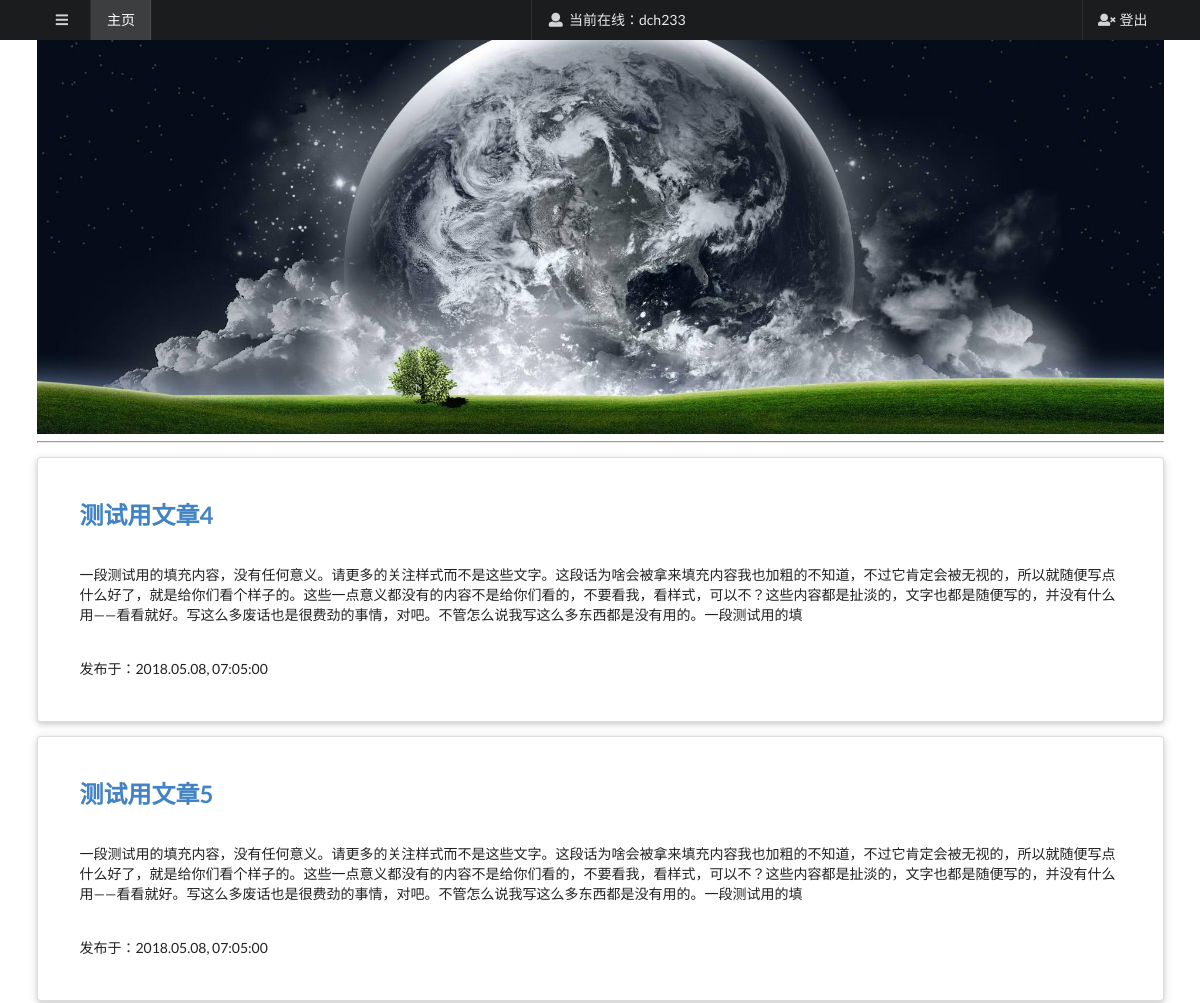
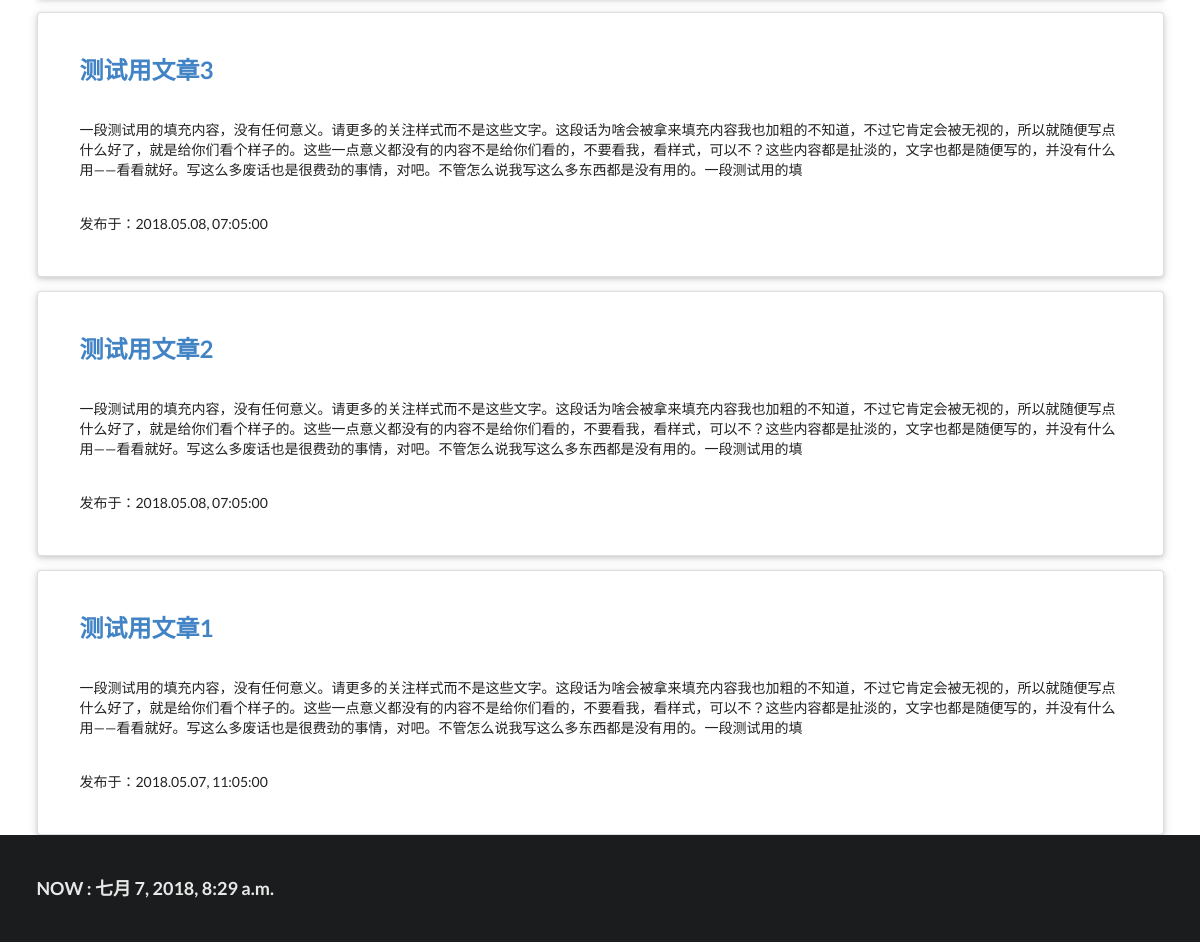
The app's page / (signed in) with its own data (2 pictures, top to bottom).
### mainsite/models.py (models this page shows, shortened)
class Post(models.Model):
    title = models.CharField(max_length=200)
    slug = models.CharField(max_length=200)
    body = models.TextField()
    pub_date = models.DateTimeField(default=timezone.now)
    class Meta:
        ordering = ('-pub_date',)

### mainsite/views.py (the view)
# urls.py: path('', homepage),
def homepage(request):
    if request.session.get('is_login', None):
        template = get_template('index.html')
        posts = Post.objects.all()
        now = datetime.now()
        html = template.render(locals())
        return HttpResponse(html)
    else:
        return redirect('/login/')

### templates/index.html (shortened to what this page needs)
{% extends 'base.html' %}
{% block content %}
  <div class="ui container">
    <hr>
    {% for post in posts %}
      <div class="ui very padded raised container segment">
        <h2>
          <a href="/post/{{post.slug}}">{{post.title}}</a>
        </h2>
        <br>
        <p>
          {{post.body|truncatechars:200}}
        </p>
        <br>
        <p>
          发布于：{{post.pub_date | date:"Y.m.d, h:m:s"}}
        </p>
      </div>
    {% endfor %}
  </div>
{% endblock %}

### templates/base.html (shortened to what this page needs)
<!DOCTYPE html>
{% load staticfiles %}
<html>
<head>
    <link rel="stylesheet" href="https://cdnjs.cloudflare.com/ajax/libs/semantic-ui/2.3.1/semantic.min.css" />
</head>
<body>
	{% include 'header.html' %}
	{% block content %} {% endblock %}
	{% include 'footer.html' %}
</body>
</html>

### templates/header.html (shortened to what this page needs)
    <div class="ui top hidden fixed inverted menu">
      <div class="ui container">
        <a class="toc item" onclick="toggle()">
          <i class="sidebar icon">
          </i>
        </a>
        <a class="active item" href="/">主页</a>
        {% if request.session.is_login %}
          <a href="#" class="item right"><i class="user icon"></i>当前在线：{{ request.session.user_name }}</a>
          <a href="/logout" class="item right"><i class="remove user icon"></i>登出</a>
        {% else %}
          <a href="/login" class="item right"><i class="add user icon"></i>登录</a>
          <a href="/register" class="item right"><i class="add user icon"></i>注册</a>
        {% endif %}
      </div>
    </div>
    <div class="ui container">
      <div class="ui fluid image">
        <img src=" /static/image/banner.jpg">
      </div>
    </div>

### templates/footer.html
{% block footer %}
    <div class="ui vertical very padded inverted segment">
		<div class="ui container">
  			<h3>NOW : {{now}}</h3>
		</div>
    </div>
{% endblock %}

### records on screen
Post: title "测试用文章4", body "一段测试用的填充内容，没有任何意义。请更多的关注样式而不是这些文字。这段话为啥会被拿来填充内容我也加粗的不知道，不过它肯定会被无视的，所以就随便写点什么好了，就是给你们看个样子的。这些一点意义都没有的内容不是给你们看的，不要看我，看样式，可以不？这些内容都是扯淡的，文字也都是随便写的，并没有什么用——看看就好。写这么多废话也是很费劲的事情，对吧。不管怎么说我写这么多东西都是没有用的。一段测试用的填", pub_date "2018.05.08, 07:05:00"
Post: title "测试用文章5", body "一段测试用的填充内容，没有任何意义。请更多的关注样式而不是这些文字。这段话为啥会被拿来填充内容我也加粗的不知道，不过它肯定会被无视的，所以就随便写点什么好了，就是给你们看个样子的。这些一点意义都没有的内容不是给你们看的，不要看我，看样式，可以不？这些内容都是扯淡的，文字也都是随便写的，并没有什么用——看看就好。写这么多废话也是很费劲的事情，对吧。不管怎么说我写这么多东西都是没有用的。一段测试用的填", pub_date "2018.05.08, 07:05:00"
Post: title "测试用文章3", body "一段测试用的填充内容，没有任何意义。请更多的关注样式而不是这些文字。这段话为啥会被拿来填充内容我也加粗的不知道，不过它肯定会被无视的，所以就随便写点什么好了，就是给你们看个样子的。这些一点意义都没有的内容不是给你们看的，不要看我，看样式，可以不？这些内容都是扯淡的，文字也都是随便写的，并没有什么用——看看就好。写这么多废话也是很费劲的事情，对吧。不管怎么说我写这么多东西都是没有用的。一段测试用的填", pub_date "2018.05.08, 07:05:00"
Post: title "测试用文章2", body "一段测试用的填充内容，没有任何意义。请更多的关注样式而不是这些文字。这段话为啥会被拿来填充内容我也加粗的不知道，不过它肯定会被无视的，所以就随便写点什么好了，就是给你们看个样子的。这些一点意义都没有的内容不是给你们看的，不要看我，看样式，可以不？这些内容都是扯淡的，文字也都是随便写的，并没有什么用——看看就好。写这么多废话也是很费劲的事情，对吧。不管怎么说我写这么多东西都是没有用的。一段测试用的填", pub_date "2018.05.08, 07:05:00"
Post: title "测试用文章1", body "一段测试用的填充内容，没有任何意义。请更多的关注样式而不是这些文字。这段话为啥会被拿来填充内容我也加粗的不知道，不过它肯定会被无视的，所以就随便写点什么好了，就是给你们看个样子的。这些一点意义都没有的内容不是给你们看的，不要看我，看样式，可以不？这些内容都是扯淡的，文字也都是随便写的，并没有什么用——看看就好。写这么多废话也是很费劲的事情，对吧。不管怎么说我写这么多东西都是没有用的。一段测试用的填", pub_date "2018.05.07, 11:05:00"

### other values on screen
{{ request.session.user_name }} "dch233"
